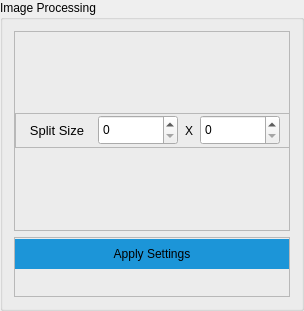
                                    <widget class="QGroupBox" name="groupBox_15">
                                     <property name="maximumSize">
                                      <size>
                                       <width>300</width>
                                       <height>16777215</height>
                                      </size>
                                     </property>
                                     <property name="title">
                                      <string>Image Processing</string>
                                     </property>
                                     <layout class="QVBoxLayout" name="verticalLayout_121">
                                      <item>
                                       <widget class="QFrame" name="frame_159">
                                        <property name="minimumSize">
                                         <size>
                                          <width>276</width>
                                          <height>200</height>
                                         </size>
                                        </property>
                                        <property name="maximumSize">
                                         <size>
                                          <width>230</width>
                                          <height>200</height>
                                         </size>
                                        </property>
                                        <property name="frameShape">
                                         <enum>QFrame::StyledPanel</enum>
                                        </property>
                                        <property name="frameShadow">
                                         <enum>QFrame::Raised</enum>
                                        </property>
                                        <layout class="QVBoxLayout" name="verticalLayout_122">
                                         <property name="spacing">
                                          <number>10</number>
                                         </property>
                                         <property name="leftMargin">
                                          <number>0</number>
                                         </property>
                                         <property name="topMargin">
                                          <number>0</number>
                                         </property>
                                         <property name="rightMargin">
                                          <number>0</number>
                                         </property>
                                         <property name="bottomMargin">
                                          <number>0</number>
                                         </property>
                                         <item>
                                          <widget class="QFrame" name="frame_160">
                                           <property name="minimumSize">
                                            <size>
                                             <width>276</width>
                                             <height>35</height>
                                            </size>
                                           </property>
                                           <property name="maximumSize">
                                            <size>
                                             <width>220</width>
                                             <height>35</height>
                                            </size>
                                           </property>
                                           <property name="frameShape">
                                            <enum>QFrame::StyledPanel</enum>
                                           </property>
                                           <property name="frameShadow">
                                            <enum>QFrame::Raised</enum>
                                           </property>
                                           <layout class="QHBoxLayout" name="horizontalLayout_105">
                                            <property name="spacing">
                                             <number>0</number>
                                            </property>
                                            <property name="leftMargin">
                                             <number>0</number>
                                            </property>
                                            <property name="topMargin">
                                             <number>0</number>
                                            </property>
                                            <property name="rightMargin">
                                             <number>0</number>
                                            </property>
                                            <property name="bottomMargin">
                                             <number>0</number>
                                            </property>
                                            <item>
                                             <widget class="QLabel" name="label_134">
                                              <property name="minimumSize">
                                               <size>
                                                <width>70</width>
                                                <height>0</height>
                                               </size>
                                              </property>
                                              <property name="maximumSize">
                                               <size>
                                                <width>70</width>
                                                <height>16777215</height>
                                               </size>
                                              </property>
                                              <property name="font">
                                               <font>
                                                <pointsize>10</pointsize>
                                               </font>
                                              </property>
                                              <property name="layoutDirection">
                                               <enum>Qt::LeftToRight</enum>
                                              </property>
                                              <property name="text">
                                               <string>Split Size</string>
                                              </property>
                                              <property name="alignment">
                                               <set>Qt::AlignCenter</set>
                                              </property>
                                             </widget>
                                            </item>
                                            <item>
                                             <widget class="QSpinBox" name="splitsizew_spinBox">
                                              <property name="minimumSize">
                                               <size>
                                                <width>80</width>
                                                <height>30</height>
                                               </size>
                                              </property>
                                              <property name="maximumSize">
                                               <size>
                                                <width>80</width>
                                                <height>16777215</height>
                                               </size>
                                              </property>
                                              <property name="maximum">
                                               <number>50</number>
                                              </property>
                                             </widget>
                                            </item>
                                            <item>
                                             <widget class="QLabel" name="label_54">
                                              <property name="minimumSize">
                                               <size>
                                                <width>10</width>
                                                <height>0</height>
                                               </size>
                                              </property>
                                              <property name="maximumSize">
                                               <size>
                                                <width>10</width>
                                                <height>16777215</height>
                                               </size>
                                              </property>
                                              <property name="text">
                                               <string>X</string>
                                              </property>
                                              <property name="alignment">
                                               <set>Qt::AlignCenter</set>
                                              </property>
                                             </widget>
                                            </item>
                                            <item>
                                             <widget class="QSpinBox" name="splitsizeh_spinBox">
                                              <property name="minimumSize">
                                               <size>
                                                <width>80</width>
                                                <height>30</height>
                                               </size>
                                              </property>
                                              <property name="maximumSize">
                                               <size>
                                                <width>80</width>
                                                <height>16777215</height>
                                               </size>
                                              </property>
                                              <property name="maximum">
                                               <number>50</number>
                                              </property>
                                             </widget>
                                            </item>
                                           </layout>
                                          </widget>
                                         </item>
                                        </layout>
                                       </widget>
                                      </item>
                                      <item>
                                       <widget class="QFrame" name="frame_161">
                                        <property name="minimumSize">
                                         <size>
                                          <width>0</width>
                                          <height>60</height>
                                         </size>
                                        </property>
                                        <property name="maximumSize">
                                         <size>
                                          <width>500</width>
                                          <height>60</height>
                                         </size>
                                        </property>
                                        <property name="frameShape">
                                         <enum>QFrame::StyledPanel</enum>
                                        </property>
                                        <property name="frameShadow">
                                         <enum>QFrame::Raised</enum>
                                        </property>
                                        <layout class="QVBoxLayout" name="verticalLayout_123">
                                         <property name="spacing">
                                          <number>10</number>
                                         </property>
                                         <property name="leftMargin">
                                          <number>0</number>
                                         </property>
                                         <property name="topMargin">
                                          <number>0</number>
                                         </property>
                                         <property name="rightMargin">
                                          <number>0</number>
                                         </property>
                                         <property name="bottomMargin">
                                          <number>0</number>
                                         </property>
                                         <item>
                                          <widget class="QPushButton" name="setting_imageprocessing_apply_btn">
                                           <property name="minimumSize">
                                            <size>
                                             <width>0</width>
                                             <height>30</height>
                                            </size>
                                           </property>
                                           <property name="maximumSize">
                                            <size>
                                             <width>500</width>
                                             <height>25</height>
                                            </size>
                                           </property>
                                           <property name="cursor">
                                            <cursorShape>PointingHandCursor</cursorShape>
                                           </property>
                                           <property name="styleSheet">
                                            <string notr="true">QPushButton{
background: #1C95D8;
border: Transparent;
}

QPushButton:disabled {
    background-color: #8D8D8D;
}

QPushButton:pressed {
	background-color: rgb(0, 0, 0);
}</string>
                                           </property>
                                           <property name="text">
                                            <string>Apply Settings</string>
                                           </property>
                                          </widget>
                                         </item>
                                         <item>
                                          <widget class="QLabel" name="setting_imageprocessing_message_label">
                                           <property name="minimumSize">
                                            <size>
                                             <width>0</width>
                                             <height>20</height>
                                            </size>
                                           </property>
                                           <property name="maximumSize">
                                            <size>
                                             <width>500</width>
                                             <height>20</height>
                                            </size>
                                           </property>
                                           <property name="font">
                                            <font>
                                             <pointsize>10</pointsize>
                                            </font>
                                           </property>
                                           <property name="text">
                                            <string/>
                                           </property>
                                          </widget>
                                         </item>
                                        </layout>
                                       </widget>
                                      </item>
                                     </layout>
                                    </widget>
